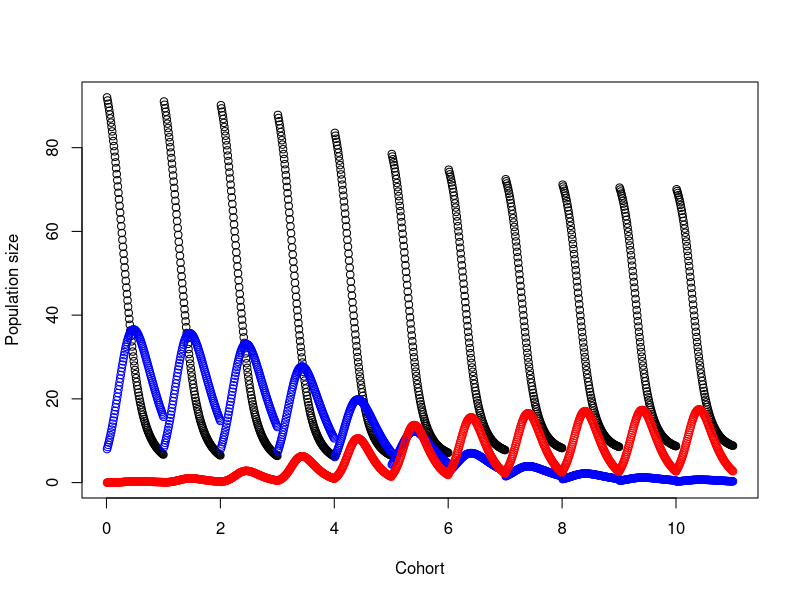

Write R code to recreate this figure.


deltat=0.01
TimeSteps=1100

CohortDuration=1

S=numeric(TimeSteps)
I1=numeric(TimeSteps)
I2=numeric(TimeSteps)
SumI1=numeric(TimeSteps)
SumI2=numeric(TimeSteps)


M=100

beta1=0.1
beta2=0.2

mu12=0.01
mu21=0.01

nu1=.1
nu2=.1

alpha1=3
alpha2=6

#S[1]=alpha1/beta1
#I1[1]=M/alpha1
I1[1]=8
I2[1]=0
S[1]=M-I1[1]-I2[1]

SumI1[1]=0
SumI2[1]=0

for (i in 1:(TimeSteps-1))
{
	if ((i %% round(CohortDuration/deltat))!=0)
	{
		S[i+1]= S[i]  + (-beta1*S[i]*I1[i] - beta2*S[i]*I2[i]) *deltat
		I1[i+1]=I1[i] + (beta1*S[i]*I1[i] - mu12*I1[i] + mu21*I2[i] - alpha1*I1[i]) *deltat
		SumI1[i+1]=SumI1[i] + (beta1*S[i]*I1[i]) *deltat
		I2[i+1]=I2[i] + (beta2*S[i]*I2[i] + mu12*I1[i] - mu21*I2[i] - alpha2*I2[i]) *deltat
		SumI2[i+1]=SumI2[i] + (beta1*S[i]*I2[i]) *deltat
	}
	else 
	{
		S[i+1]=M - SumI1[i]*nu1 - SumI2[i]-nu2
		I1[i+1]= SumI1[i]*nu1
		I2[i+1]=SumI2[i]*nu2
		SumI1[i+1]=0
		SumI2[i+1]=0
	}
}


plot(deltat*c(1:TimeSteps), S, type="p", ylim=c(0, max(S, I1, I2)), ylab="Population size", xlab="Cohort")

points(deltat*c(1:TimeSteps), I1, col="blue")
points(deltat*c(1:TimeSteps), I2, col="red")


